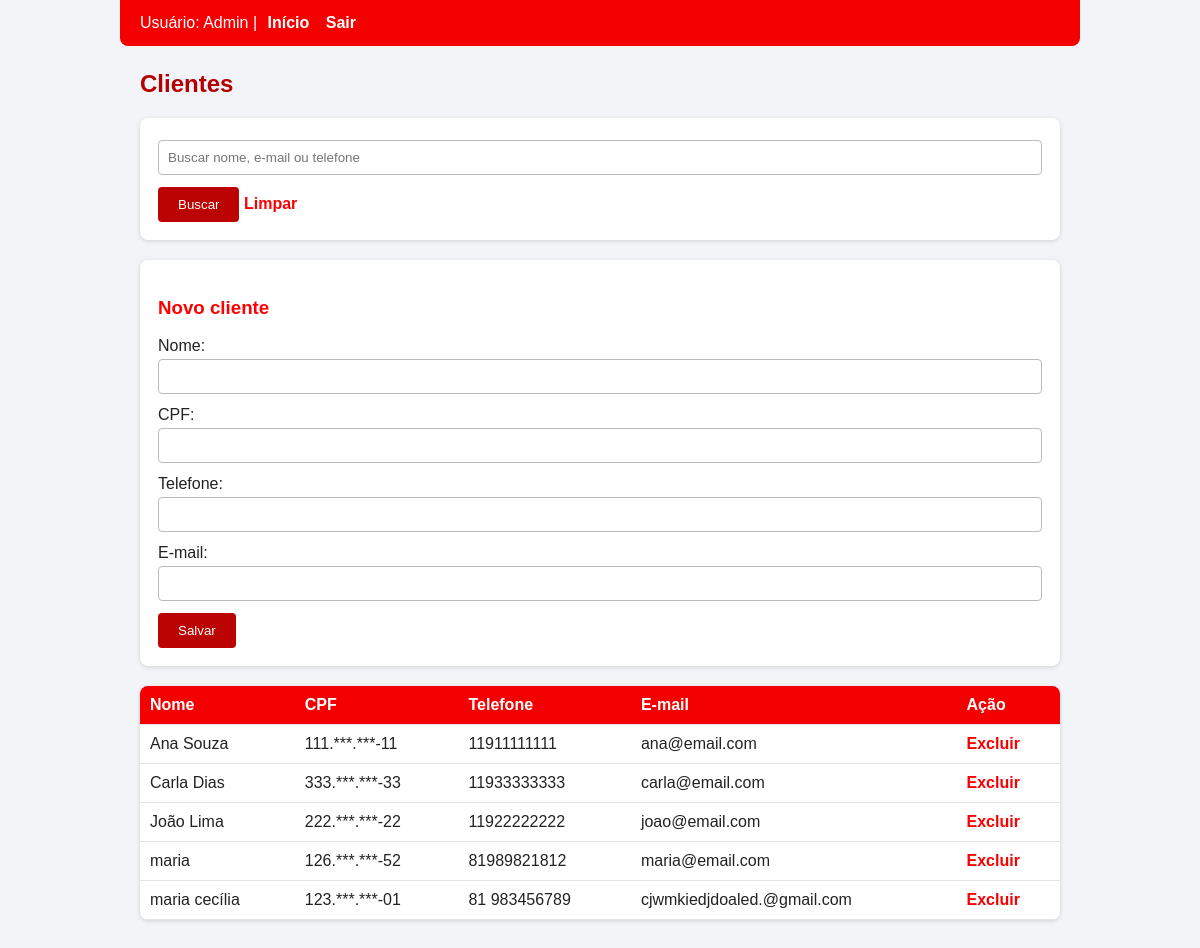
Screenshot of /sistema/clientes.php (signed in) with the database file from the repository.
### tables this page shows
CREATE TABLE `clientes` (
  `id_cliente` int(11) NOT NULL,
  `nome` varchar(100) NOT NULL,
  `cpf` varbinary(255) NOT NULL,
  `telefone` varchar(20) DEFAULT NULL,
  `email` varchar(100) DEFAULT NULL
);

### sistema/clientes.php (the view, shortened to what this page needs)
<?php
require 'auth.php';
$busca = trim($_GET['busca'] ?? '');
$sql = 'SELECT id_cliente, nome, CAST(AES_DECRYPT(cpf,?) AS CHAR) AS cpf, telefone, email
        FROM clientes';
$params = [CHAVE];
$st = $pdo->prepare($sql . ' ORDER BY nome');
$st->execute($params);
$lista = $st->fetchAll(PDO::FETCH_ASSOC);
?>
<!DOCTYPE html>
<html lang="pt-BR">
<head>
  <link rel="stylesheet" href="style.css">
</head>
<body>
<nav>
  Usuário: <?= htmlspecialchars($_SESSION['nome']) ?> |
  <a href="index.php">Início</a>
  <a href="logout.php">Sair</a>
</nav>
<h2>Clientes</h2>
<form method="get">
  <input name="busca" placeholder="Buscar nome, e-mail ou telefone"
         value="<?= htmlspecialchars($busca) ?>">
  <button>Buscar</button>
  <a href="clientes.php">Limpar</a>
</form>
<form method="post">
  <h3>Novo cliente</h3>
  Nome: <input name="nome" required>
  CPF: <input name="cpf" maxlength="14" required>
  Telefone: <input name="telefone">
  E-mail: <input type="email" name="email">
  <button name="salvar">Salvar</button>
</form>
<table>
<tr><th>Nome</th><th>CPF</th><th>Telefone</th><th>E-mail</th><th>Ação</th></tr>
<?php foreach ($lista as $c): ?>
<tr>
  <td><?= htmlspecialchars($c['nome']) ?></td>
  <td><?= substr($c['cpf'],0,3) . '.***.***-' . substr($c['cpf'],-2) ?></td>
  <td><?= htmlspecialchars($c['telefone']) ?></td>
  <td><?= htmlspecialchars($c['email']) ?></td>
  <td><a href="?excluir=<?= $c['id_cliente'] ?>"
         onclick="return confirm('Excluir?')">Excluir</a></td>
</tr>
<?php endforeach; ?>
</table>
</body>
</html>

### rows the page displays
clientes: nome "Ana Souza", cpf "111", cpf "11", telefone "11911111111", email "ana@email.com"
clientes: nome "Carla Dias", cpf "333", cpf "33", telefone "11933333333", email "carla@email.com"
clientes: nome "João Lima", cpf "222", cpf "22", telefone "11922222222", email "joao@email.com"
clientes: nome "maria", cpf "126", cpf "52", telefone "81989821812", email "maria@email.com"
clientes: nome "maria cecília", cpf "123", cpf "01", telefone "81 983456789", email "cjwmkiedjdoaled.@gmail.com"

### other values shown
$_SESSION['nome'] "Admin"
